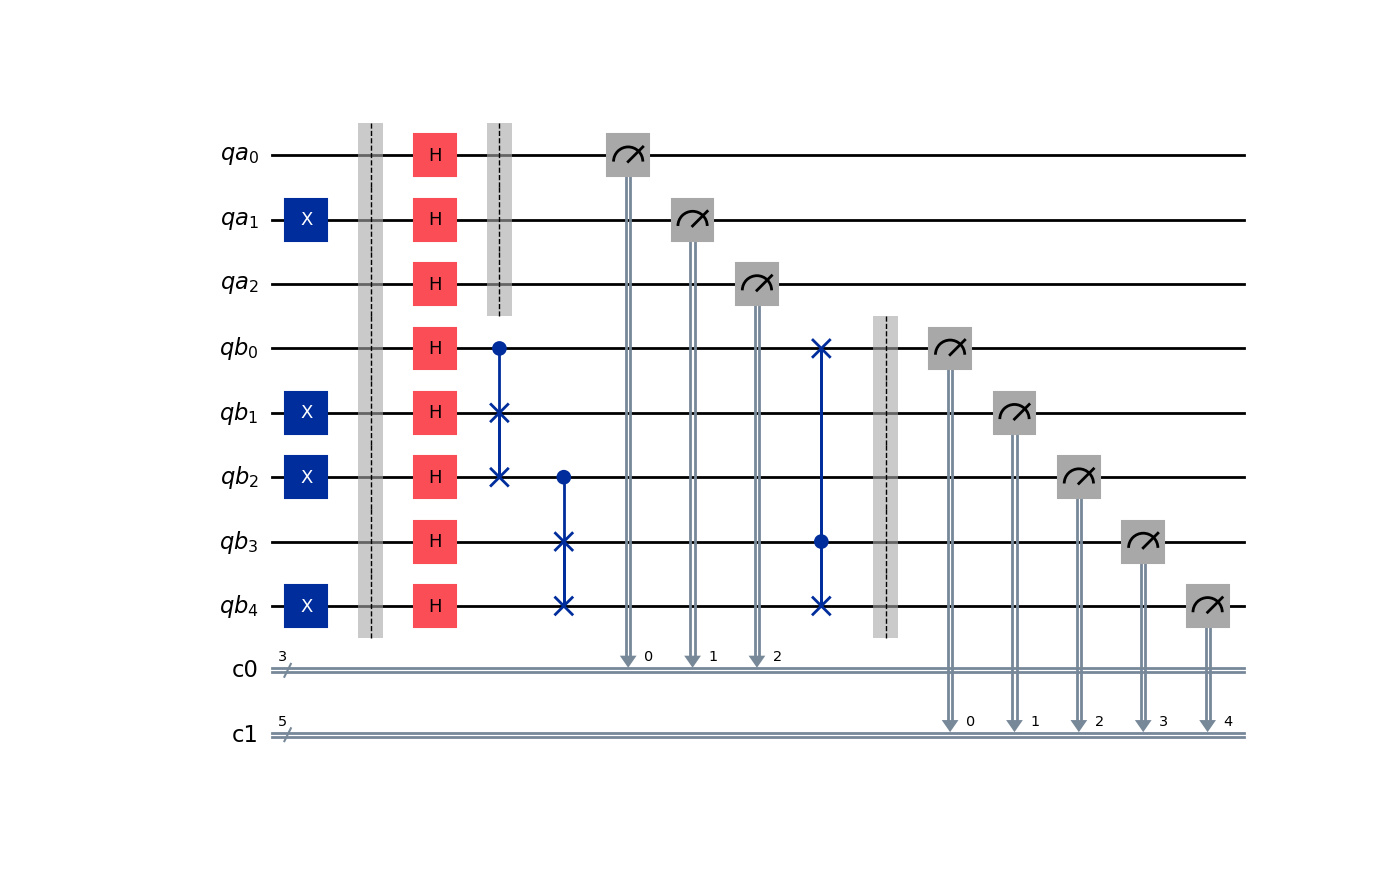

Reproduce this figure in Python.
from qiskit import ClassicalRegister, QuantumCircuit, QuantumRegister

q_a = QuantumRegister(3, name='qa')
q_b = QuantumRegister(5, name='qb')
c_a = ClassicalRegister(3)
c_b = ClassicalRegister(5)
 
circuit = QuantumCircuit(q_a, q_b, c_a, c_b)
 
circuit.x(q_a[1])
circuit.x(q_b[1])
circuit.x(q_b[2])
circuit.x(q_b[4])
circuit.barrier()
circuit.h(q_a)
circuit.barrier(q_a)
circuit.h(q_b)
circuit.cswap(q_b[0], q_b[1], q_b[2])
circuit.cswap(q_b[2], q_b[3], q_b[4])
circuit.cswap(q_b[3], q_b[4], q_b[0])
circuit.barrier(q_b)
circuit.measure(q_a, c_a)
circuit.measure(q_b, c_b);

# Plot da imagem

imagem = circuit.draw(output="mpl", style="iqx")
imagem.savefig("1.png")